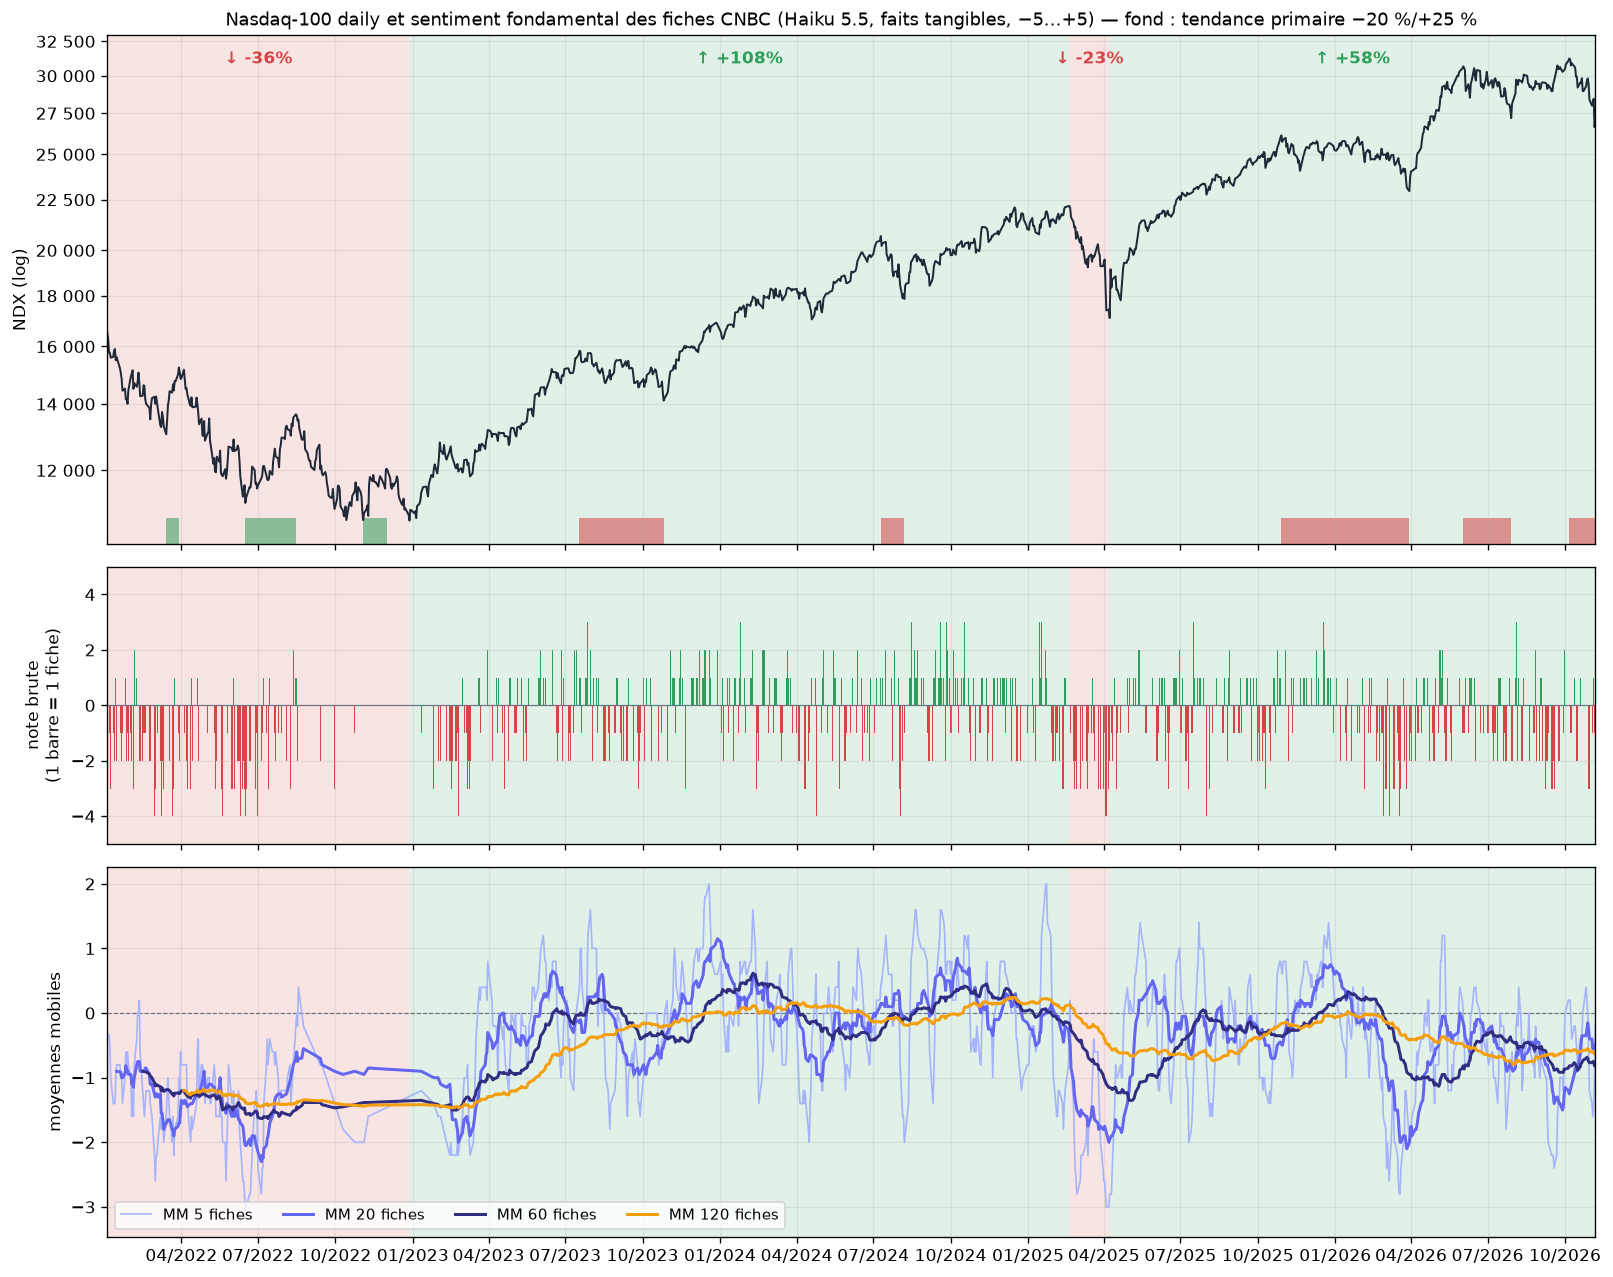

This figure's Python source:
"""NDX daily (log) + zones de tendance, puis sentiment fondamental brut et plusieurs moyennes mobiles.

Panneaux (axe des dates partagé, zones de tendance en fond partout) :
1. NDX clôture, échelle log ;
2. note brute de chaque fiche (−5…+5), en barres ;
3. moyennes mobiles de la note (MAS fiches notées).
    python myfiles/ndx_sentiment_multi.py
"""
import os
import sys

import matplotlib
matplotlib.use("Agg")
import matplotlib.dates as mdates  # noqa: E402
import matplotlib.pyplot as plt  # noqa: E402
import pandas as pd  # noqa: E402
from matplotlib.ticker import FixedLocator, FuncFormatter, NullLocator  # noqa: E402

sys.path.insert(0, os.path.dirname(__file__))
from ndx_regimes import PRIMARY, SECONDARY, segments  # noqa: E402
from ndx_sentiment_chart import GREEN, RED, SENT, START, load_ndx  # noqa: E402

OUT = "myfiles/ndx_sentiment_multi.png"
MAS = [(5, "#a5b4fc"), (20, "#6366f1"), (60, "#312e81"), (120, "#f59e0b")]


def shade(ax, prim, sec, x0, bars=False):
    for a0, b0, sgn, _ in prim:
        ax.axvspan(max(a0, x0), b0, color=GREEN if sgn > 0 else RED, alpha=0.14, lw=0)
    if bars:
        for a0, b0, sgn, _ in sec:
            host = [p for p in prim if p[0] <= a0 + (b0 - a0) / 2 <= p[1]]
            if host and host[0][2] != sgn:
                ax.axvspan(max(a0, x0), b0, ymin=0, ymax=0.05, color=GREEN if sgn > 0 else RED, alpha=0.55, lw=0)


def main():
    full = load_ndx()
    c = full[full.index >= START]
    x0 = c.index[0]
    prim = [s for s in segments(full, PRIMARY) if s[1] > x0]
    sec = [s for s in segments(full, SECONDARY) if s[1] > x0]
    s = pd.read_parquet(SENT).set_index("date").sort_index()["score"]
    s = s[s.index >= START]

    fig, (a1, a2, a3) = plt.subplots(3, 1, figsize=(16, 13), sharex=True,
                                     gridspec_kw={"height_ratios": [2.2, 1.2, 1.6], "hspace": 0.06})
    # 1. prix
    shade(a1, prim, sec, x0, bars=True)
    for a0, b0, sgn, r in prim:
        mid = max(a0, x0) + (b0 - max(a0, x0)) / 2
        a1.text(mid, 0.97, f"{'↑' if sgn > 0 else '↓'} {r:+.0%}", transform=a1.get_xaxis_transform(),
                ha="center", va="top", fontsize=10, color=GREEN if sgn > 0 else RED, weight="bold")
    a1.plot(c.index, c.values, color="#1f2937", lw=1.2)
    a1.set_yscale("log")
    a1.yaxis.set_major_locator(FixedLocator([10000, 12000, 14000, 16000, 18000, 20000, 22500, 25000,
                                             27500, 30000, 32500]))
    a1.yaxis.set_minor_locator(NullLocator())
    a1.yaxis.set_major_formatter(FuncFormatter(lambda v, _: f"{v:,.0f}".replace(",", " ")))
    a1.set_ylabel("NDX (log)")
    a1.set_title("Nasdaq-100 daily et sentiment fondamental des fiches CNBC (Haiku 5.5, faits tangibles, "
                 "−5…+5) — fond : tendance primaire −20 %/+25 %", fontsize=11)

    # 2. brut
    shade(a2, prim, sec, x0)
    a2.bar(s.index, s.values, width=1.0, color=[GREEN if v > 0 else RED if v < 0 else "#9ca3af" for v in s.values],
           lw=0)
    a2.axhline(0, color="#6b7280", lw=0.7)
    a2.set_ylim(-5, 5)
    a2.set_yticks(range(-4, 5, 2))
    a2.set_ylabel("note brute\n(1 barre = 1 fiche)")

    # 3. moyennes mobiles
    shade(a3, prim, sec, x0)
    a3.axhline(0, color="#6b7280", lw=0.7, ls="--")
    for n, col in MAS:
        a3.plot(s.index, s.rolling(n, min_periods=max(3, n // 2)).mean(), color=col,
                lw=1.0 if n == 5 else 1.8, label=f"MM {n} fiches")
    a3.set_ylabel("moyennes mobiles")
    a3.legend(loc="lower left", ncol=len(MAS), fontsize=9)

    for ax in (a1, a2, a3):
        ax.grid(alpha=0.25)
    a3.set_xlim(x0, c.index[-1])
    a3.xaxis.set_major_locator(mdates.MonthLocator(bymonth=(1, 4, 7, 10)))
    a3.xaxis.set_major_formatter(mdates.DateFormatter("%m/%Y"))
    fig.savefig(OUT, dpi=120, bbox_inches="tight")
    print(f"→ {OUT}")


if __name__ == "__main__":
    main()
